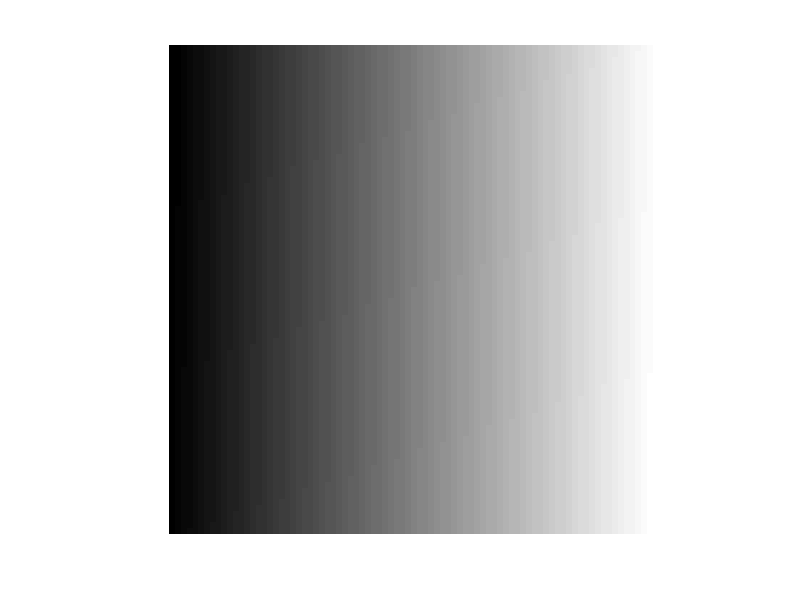

The MATLAB script that drew this image: (Note: this script raises an error after producing the figure.)
%function vector=get_area(data)
%data0=repmat([1:85.^2]',1,3000 );
data0=reshape([1:3000.*(85.^2)]',85.^2,3000);
data0=data0./max(data0(:));
data=data0; %mtx{1};
close all; 
imshow(reshape(mean(data'), 85, 85),[]); 
%imshow(data); 
colormap(jet);
rect=round(getrect);
rectangle('Position',rect);
ind_mat=reshape([1:85.^2],85,85);
sub_ind=ind_mat(rect(1)+[0:rect(3)-1], rect(2)+[0:rect(4)-1]);
sub_set=data(sub_ind(:),:);
figure
imshow(reshape(mean(sub_set'),rect(4),rect(3)),[])


